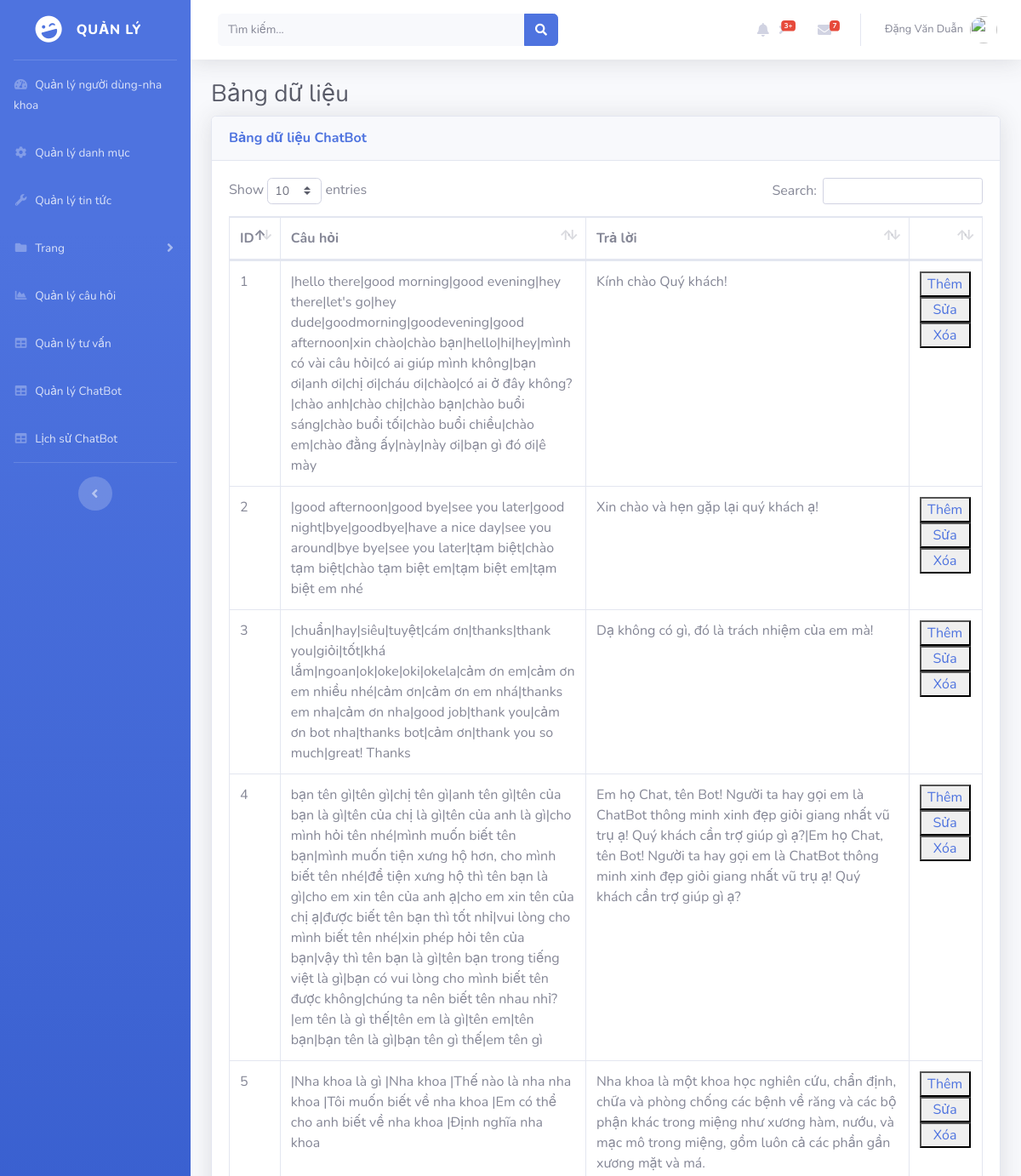
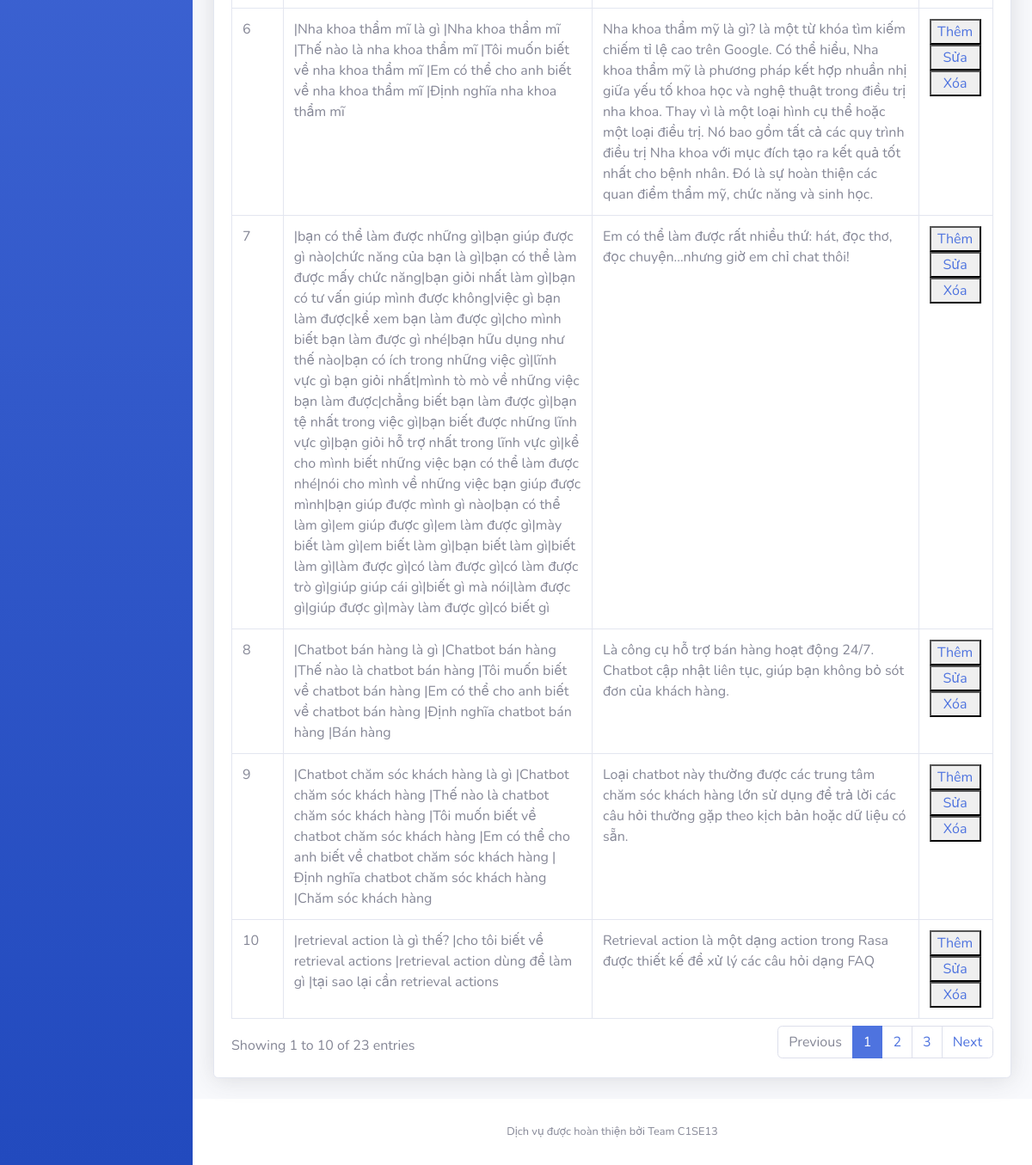
The page /admin/tables_chatbot.php on the database its author committed (2 pictures, top to bottom).
### tables this page shows
CREATE TABLE `chatbot` (
  `id` int(11) NOT NULL,
  `queries` varchar(1000) NOT NULL,
  `replies` varchar(5000) NOT NULL
);

### admin/tables_chatbot.php (the view, shortened to what this page needs)
<!DOCTYPE html>
<html lang="en">
<head>
  <link href="vendor/fontawesome-free/css/all.min.css" rel="stylesheet" type="text/css">
  <link href="css/sb-admin-2.min.css" rel="stylesheet">
  <link href="vendor/datatables/dataTables.bootstrap4.min.css" rel="stylesheet">
</head>
<?php
    $conn = connectsql();
    $sql = "SELECT * FROM chatbot ORDER BY id";
    $query = mysqli_query($conn,$sql);
 ?>
<body id="page-top">
  <div id="wrapper">
    <ul class="navbar-nav bg-gradient-primary sidebar sidebar-dark accordion" id="accordionSidebar">
      <a class="sidebar-brand d-flex align-items-center justify-content-center" href="index.php">
        <div class="sidebar-brand-icon rotate-n-15">
          <i class="fas fa-laugh-wink"></i>
        </div>
        <div class="sidebar-brand-text mx-3">Quản lý <sup></sup></div>
      </a>
      <hr class="sidebar-divider my-0">
      <li class="nav-item">
        <a class="nav-link" href="tables.php">
          <i class="fas fa-fw fa-tachometer-alt"></i>
         <span>Quản lý người dùng-nha khoa</span></a>
      </li>
       <li class="nav-item">
        <a class="nav-link collapsed" href="tables_danhmuc.php" >
          <i class="fas fa-fw fa-cog"></i>
          <span>Quản lý danh mục</span>
        </a>
      </li>
      <li class="nav-item">
        <a class="nav-link collapsed" href="tables_tintuc.php">
          <i class="fas fa-fw fa-wrench"></i>
          <span>Quản lý tin tức</span>
        </a>
      </li>
      <li class="nav-item">
        <a class="nav-link collapsed" href="#" data-toggle="collapse" data-target="#collapsePages" aria-expanded="true" aria-controls="collapsePages">
          <i class="fas fa-fw fa-folder"></i>
          <span>Trang</span>
        </a>
      </li>
      <li class="nav-item">
        <a class="nav-link" href="tables_cauhoi.php">
          <i class="fas fa-fw fa-chart-area"></i>
          <span>Quản lý câu hỏi</span></a>
      </li>
      <li class="nav-item">
        <a class="nav-link" href="tables_benh.php">
          <i class="fas fa-fw fa-table"></i>
          <span>Quản lý tư vấn</span></a>
      </li>
            <li class="nav-item">
        <a class="nav-link" href="tables_chatbot.php">
          <i class="fas fa-fw fa-table"></i>
          <span>Quản lý ChatBot</span></a>
      </li>
            <li class="nav-item">
        <a class="nav-link" href="tables_history.php">
          <i class="fas fa-fw fa-table"></i>
          <span>Lịch sử ChatBot</span></a>
      </li>
      <hr class="sidebar-divider d-none d-md-block">
      <div class="text-center d-none d-md-inline">
        <button class="rounded-circle border-0" id="sidebarToggle"></button>
      </div>
    </ul>
    <div id="content-wrapper" class="d-flex flex-column">
      <div id="content">
        <nav class="navbar navbar-expand navbar-light bg-white topbar mb-4 static-top shadow">
          <form class="d-none d-sm-inline-block form-inline mr-auto ml-md-3 my-2 my-md-0 mw-100 navbar-search">
            <div class="input-group">
              <input type="text" class="form-control bg-light border-0 small" placeholder="Tìm kiếm..." aria-label="Search" aria-describedby="basic-addon2">
              <div class="input-group-append">
                <button class="btn btn-primary" type="button">
                  <i class="fas fa-search fa-sm"></i>
                </button>
              </div>
            </div>
          </form>
          <ul class="navbar-nav ml-auto">
            <li class="nav-item dropdown no-ar mx-1">
              <a class="nav-link dropdown-toggle" href="#" id="alertsDropdown" role="button" data-toggle="dropdown" aria-haspopup="true" aria-expanded="false">
                <i class="fas fa-bell fa-fw"></i>
                <span class="badge badge-danger badge-counter">3+</span>
              </a>
            </li>
            <li class="nav-item dropdown no-arrow mx-1">
              <a class="nav-link dropdown-toggle" href="#" id="messagesDropdown" role="button" data-toggle="dropdown" aria-haspopup="true" aria-expanded="false">
                <i class="fas fa-envelope fa-fw"></i>
                <span class="badge badge-danger badge-counter">7</span>
              </a>
            </li>
            <li class="nav-item dropdown no-arrow">
              <a class="nav-link dropdown-toggle" href="#" id="userDropdown" role="button" data-toggle="dropdown" aria-haspopup="true" aria-expanded="false">
                <span class="mr-2 d-none d-lg-inline text-gray-600 small">Đặng Văn Duẫn</span>
                <img class="img-profile rounded-circle" src="https://source.unsplash.com/QAB-WJcbgJk/60x60">
              </a>
            </li>
          </ul>
        </nav>
        <div class="container-fluid">
          <h1 class="h3 mb-2 text-gray-800">Bảng dữ liệu</h1>
          <div class="card shadow mb-4">
            <div class="card-header py-3">
              <h6 class="m-0 font-weight-bold text-primary">Bảng dữ liệu ChatBot</h6>
            </div>
            <div class="card-body">
              <div class="table-responsive">
                <table class="table table-bordered" id="dataTable" width="100%" cellspacing="0">
                  <thead>
                    <tr>
                      <th>ID</th>
                      <th>Câu hỏi</th>
                      <th>Trả lời</th>
                      <th></th>
                    </tr>
                  </thead>
                   <?php while ($row = mysqli_fetch_array($query)) {?>
                      <tr>
                         <td><?php echo $row['id'];?></td>
                        <td><?php echo $row['queries'];?></td>
                        <td><?php echo $row['replies'];?></td>
                         <td>
                          <button type="submit" style="width: 60px;"><a href="add_update_chatbot.php">Thêm</a></button>
                          <button type="submit" style="width: 60px;"><a href="update_chatbot.php">Sửa </a></button>
                          <button type="submit" style="width: 60px;"><a href="delete_chatbot.php">Xóa </a></button>
                        </td>
                      </tr>
                  <?php } mysqli_close($conn);?>
                </table>
              </div>
            </div>
          </div>
        </div>
      </div>
      <footer class="sticky-footer bg-white">
        <div class="container my-auto">
          <div class="copyright text-center my-auto">
            <span>Dịch vụ được hoàn thiện bởi Team C1SE13</span>
          </div>
        </div>
      </footer>
    </div>
  </div>
</body>
</html>

### rows shown on the page
chatbot: id "1", queries "|hello there|good morning|good evening|hey there|let's go|hey dude|goodmorning|goodevening|good afternoon|xin chào|chào bạn|hello|hi|hey|mình có vài câu hỏi|có ai giúp mình không|bạn ơi|anh ơi|chị ơi|cháu ơi|chào|có ai ở đây không?|chào anh|chào chị|chào bạn|chào buổi sáng|chào buổi tối|chào buổi chiều|chào em|chào đằng ấy|này|này ơi|bạn gì đó ơi|ê mày", replies "Kính chào Quý khách!"
chatbot: id "2", queries "|good afternoon|good bye|see you later|good night|bye|goodbye|have a nice day|see you around|bye bye|see you later|tạm biệt|chào tạm biệt|chào tạm biệt em|tạm biệt em|tạm biệt em nhé", replies "Xin chào và hẹn gặp lại quý khách ạ!"
chatbot: id "3", queries "|chuẩn|hay|siêu|tuyệt|cám ơn|thanks|thank you|giỏi|tốt|khá lắm|ngoan|ok|oke|oki|okela|cảm ơn em|cảm ơn em nhiều nhé|cảm ơn|cảm ơn em nhá|thanks em nha|cảm ơn nha|good job|thank you|cảm ơn bot nha|thanks bot|cảm ơn|thank you so much|great! Thanks", replies "Dạ không có gì, đó là trách nhiệm của em mà!"
chatbot: id "4", queries "bạn tên gì|tên gì|chị tên gì|anh tên gì|tên của bạn là gì|tên của chị là gì|tên của anh là gì|cho mình hỏi tên nhé|mình muốn biết tên bạn|mình muốn tiện xưng hộ hơn, cho mình biết tên nhé|để tiện xưng hộ thì tên bạn là gì|cho em xin tên của anh ạ|cho em xin tên của chị ạ|được biết tên bạn thì tốt nhỉ|vui lòng cho mình biết tên nhé|xin phép hỏi tên của bạn|vậy thì tên bạn là gì|tên bạn trong tiếng việt là gì|bạn có vui lòng cho mình biết tên được không|chúng ta nên biết tên nhau nhỉ?|em tên là gì thế|tên em là gì|tên em|tên bạn|bạn tên là gì|bạn tên gì thế|em tên gì", replies "Em họ Chat, tên Bot! Người ta hay gọi em là ChatBot thông minh xinh đẹp giỏi giang nhất vũ trụ ạ! Quý khách cần trợ giúp gì ạ?|Em họ Chat, tên Bot! Người ta hay gọi em là ChatBot thông minh xinh đẹp giỏi giang nhất vũ trụ ạ! Quý khách cần trợ giúp gì ạ?"
chatbot: id "5", queries "|Nha khoa là gì |Nha khoa |Thế nào là nha nha khoa |Tôi muốn biết về nha khoa |Em có thể cho anh biết về nha khoa |Định nghĩa nha khoa", replies "Nha khoa là một khoa học nghiên cứu, chẩn định, chữa và phòng chống các bệnh về răng và các bộ phận khác trong miệng như xương hàm, nướu, và mạc mô trong miệng, gồm luôn cả các phần gần xương mặt và má."
chatbot: id "6", queries "|Nha khoa thẩm mĩ là gì |Nha khoa thẩm mĩ |Thế nào là nha khoa thẩm mĩ |Tôi muốn biết về nha khoa thẩm mĩ |Em có thể cho anh biết về nha khoa thẩm mĩ |Định nghĩa nha khoa thẩm mĩ", replies "Nha khoa thẩm mỹ là gì? là một từ khóa tìm kiếm chiếm tỉ lệ cao trên Google. Có thể hiểu, Nha khoa thẩm mỹ là phương pháp kết hợp nhuần nhị giữa yếu tố khoa học và nghệ thuật trong điều trị nha khoa. Thay vì là một loại hình cụ thể hoặc một loại điều trị. Nó bao gồm tất cả các quy trình điều trị Nha khoa với mục đích tạo ra kết quả tốt nhất cho bệnh nhân. Đó là sự hoàn thiện các quan điểm thẩm mỹ, chức năng và sinh học."
chatbot: id "7", queries "|bạn có thể làm được những gì|bạn giúp được gì nào|chức năng của bạn là gì|bạn có thể làm được mấy chức năng|bạn giỏi nhất làm gì|bạn có tư vấn giúp mình được không|việc gì bạn làm được|kể xem bạn làm được gì|cho mình biết bạn làm được gì nhé|bạn hữu dụng như thế nào|bạn có ích trong những việc gì|lĩnh vực gì bạn giỏi nhất|mình tò mò về những việc bạn làm được|chẳng biết bạn làm được gì|bạn tệ nhất trong việc gì|bạn biết được những lĩnh vực gì|bạn giỏi hỗ trợ nhất trong lĩnh vực gì|kể cho mình biết những việc bạn có thể làm được nhé|nói cho mình về những việc bạn giúp được mình|bạn giúp được mình gì nào|bạn có thể làm gì|em giúp được gì|em làm được gì|mày biết làm gì|em biết làm gì|bạn biết…", replies "Em có thể làm được rất nhiều thứ: hát, đọc thơ, đọc chuyện...nhưng giờ em chỉ chat thôi!"
chatbot: id "8", queries "|Chatbot bán hàng là gì |Chatbot bán hàng |Thế nào là chatbot bán hàng |Tôi muốn biết về chatbot bán hàng |Em có thể cho anh biết về chatbot bán hàng |Định nghĩa chatbot bán hàng |Bán hàng", replies "Là công cụ hỗ trợ bán hàng hoạt động 24/7. Chatbot cập nhật liên tục, giúp bạn không bỏ sót đơn của khách hàng."
chatbot: id "9", queries "|Chatbot chăm sóc khách hàng là gì |Chatbot chăm sóc khách hàng |Thế nào là chatbot chăm sóc khách hàng |Tôi muốn biết về chatbot chăm sóc khách hàng |Em có thể cho anh biết về chatbot chăm sóc khách hàng |Định nghĩa chatbot chăm sóc khách hàng |Chăm sóc khách hàng", replies "Loại chatbot này thường được các trung tâm chăm sóc khách hàng lớn sử dụng để trả lời các câu hỏi thường gặp theo kịch bản hoặc dữ liệu có sẵn."
chatbot: id "10", queries "|retrieval action là gì thế? |cho tôi biết về retrieval actions |retrieval action dùng để làm gì |tại sao lại cần retrieval actions", replies "Retrieval action là một dạng action trong Rasa được thiết kế để xử lý các câu hỏi dạng FAQ"
